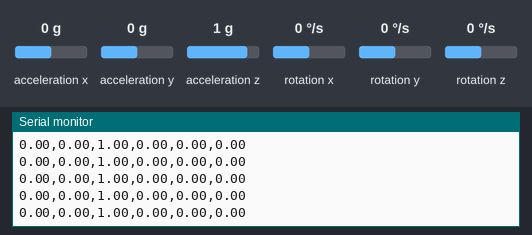
A sketch run on a simulated Arduino Uno, built with avr-gcc and run on an emulated ATmega328P. Parts: the last lines printed to the serial monitor. The inputs (shaded band) are chosen by the test bench; at power-on: acceleration x 0 g, acceleration y 0 g, rotation x 0 °/s, acceleration z 1 g, rotation y 0 °/s, rotation z 0 °/s.

Above: at 1.2 s.
1.3 s: acceleration x set to -1.4 g
At 1.9 s:
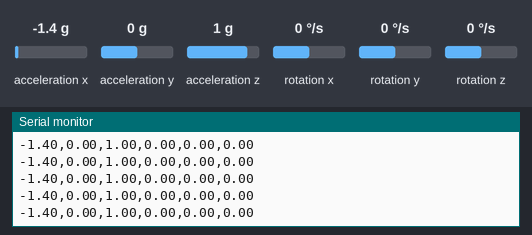
2.8 s: acceleration y set to -1.4 g
At 3.5 s:
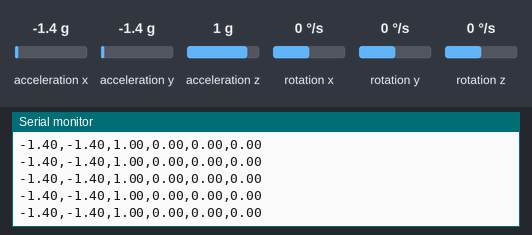
4.3 s: rotation x set to -192 °/s
At 5.0 s:
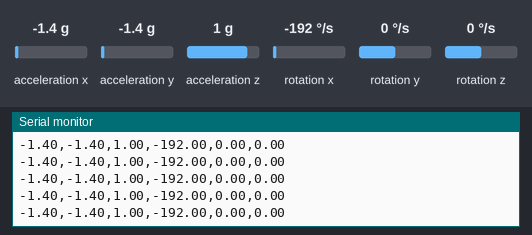
7.3 s: acceleration z set to -1.4 g
At 8.2 s:
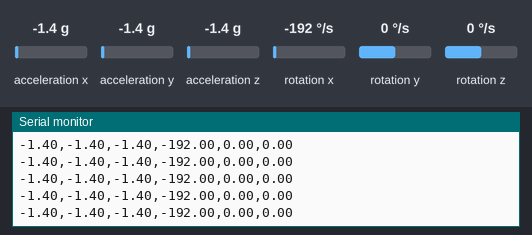
8.8 s: rotation y set to -192 °/s
At 9.3 s:
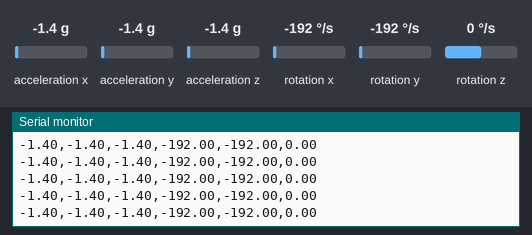

Measured:
- after the input at 1.3 s, the serial monitor: prints a new line at once (image 1)
- after the input at 2.8 s, the serial monitor: prints a new line at once (image 2)
- after the input at 4.3 s, the serial monitor: prints a new line at once (image 3)
- after the input at 7.3 s, the serial monitor: prints a new line at once (image 4)
- after the input at 8.8 s, the serial monitor: prints a new line at once (image 5)

The sketch:

MPU6050Data.ino
```cpp
#include <Wire.h>
#include <MPU6050.h>

MPU6050 mpu;

void setup() {
  Serial.begin(115200);
  Wire.begin();
  mpu.initialize();

  if (!mpu.testConnection()) {
    Serial.println("MPU6050 connection failed!");
    while (1);
  }
  Serial.println("ax,ay,az,gx,gy,gz"); // CSV header
}

void loop() {
  int16_t ax, ay, az, gx, gy, gz;
  mpu.getMotion6(&ax, &ay, &az, &gx, &gy, &gz);

  // Convert raw data to g and deg/sec
  float ax_g = ax / 16384.0;
  float ay_g = ay / 16384.0;
  float az_g = az / 16384.0;
  float gx_dps = gx / 131.0;
  float gy_dps = gy / 131.0;
  float gz_dps = gz / 131.0;

  Serial.print(ax_g); Serial.print(",");
  Serial.print(ay_g); Serial.print(",");
  Serial.print(az_g); Serial.print(",");
  Serial.print(gx_dps); Serial.print(",");
  Serial.print(gy_dps); Serial.print(",");
  Serial.println(gz_dps);

  delay(20); // ~50 Hz sampling rate
}
```
